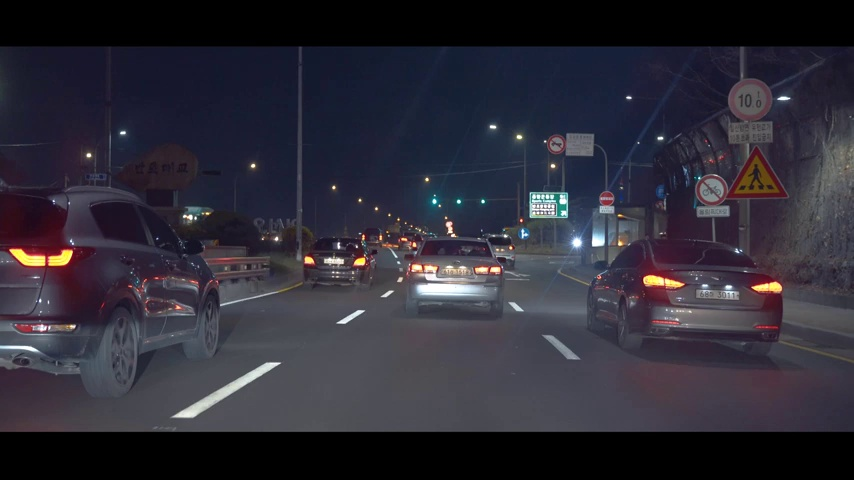
#> input picture aaa.jpg, 854 x 480 px, given in place of Drive.mp4, which was not available
$ jupyter execute --allow-errors '거의다_완성.ipynb'   (older library calls are emulated)   (text cells are left out)
#> lines starting #> are read from the running program, lines starting #| are printed output that depends on the picture; after the words box and inside, x2 and y2 are one past the last pixel; in counts of white or black regions, pixels touching at a corner belong together; pictures that were not available may be replaced by others from this repository, and a replacement may not be noted
[cell 1]
import cv2
import numpy as np

def grayscale(img):
    return cv2.cvtColor(img, cv2.COLOR_RGB2GRAY)

def canny(img, low_threshold, high_threshold):
    return cv2.Canny(img, low_threshold, high_threshold)

def gaussian_blur(img, kernel_size):
    return cv2.GaussianBlur(img, (kernel_size, kernel_size), 0)

def region_of_interest(img, vertices):
    mask = np.zeros_like(img)
    if len(img.shape) > 2:
        channel_count = img.shape[2]
        ignore_mask_color = (255,) * channel_count
    else:
        ignore_mask_color = 255
        cv2.fillPoly(mask, vertices, ignore_mask_color)
        masked_image = cv2.bitwise_and(img, mask)
        return masked_image

def draw_lines(img, lines, color=[255, 0, 0], thickness=5):
    for line in lines:
        for x1, y1, x2, y2 in line:
            cv2.line(img, (x1, y1), (x2, y2), color, thickness)

def hough_lines(img, rho, theta, threshold, min_line_len, max_line_gap):
    lines = cv2.HoughLinesP(img, rho, theta, threshold, np.array([]),
                            minLineLength=min_line_len, maxLineGap=max_line_gap)
    line_img = np.zeros((img.shape[0], img.shape[1], 3), dtype=np.uint8)
    draw_lines(line_img, lines)
    return line_img

def weighted_img(img, initial_img, a=0.8, b=1., c=0.):
    return cv2.addWeighted(initial_img, a, img, b, c)

cap = cv2.VideoCapture("Drive.mp4")
fourcc = cv2.VideoWriter_fourcc(*'mp4v')
out = cv2.VideoWriter('output.mp4', fourcc, 30.0, (int(cap.get(3)), int(cap.get(4))))

while(cap.isOpened()):
    ret, frame = cap.read()
#> frame is the input picture: shape (480, 854, 3); mean B, G, R 55.2, 44.5, 46.6
    if ret:
        # Apply image processing pipeline
        gray = grayscale(frame)
        blur = gaussian_blur(gray, 5)
        edges = canny(blur, 50, 150)
#> in canny, `return cv2.Canny(img, low_threshold, high_threshold)`:
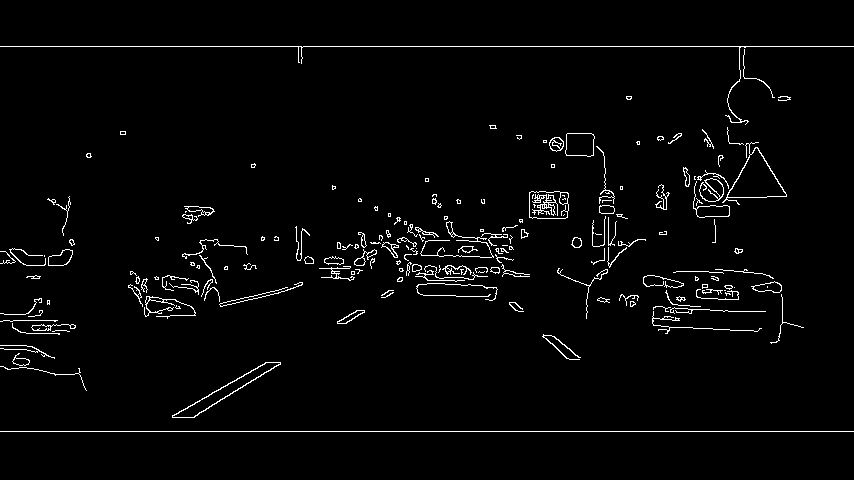
#> returned value: shape (480, 854); 2.5% white in thin lines or dots, all inside (x1, y1, x2, y2) = (0, 46, 854, 432)
        imshape = frame.shape
        vertices = np.array([[(0,imshape[0]),(450, 320), (490, 320), (imshape[1],imshape[0])]], dtype=np.int32)
        masked_edges = region_of_interest(edges, vertices)
#> in region_of_interest, `cv2.fillPoly(mask, vertices, ignore_mask_color)`:
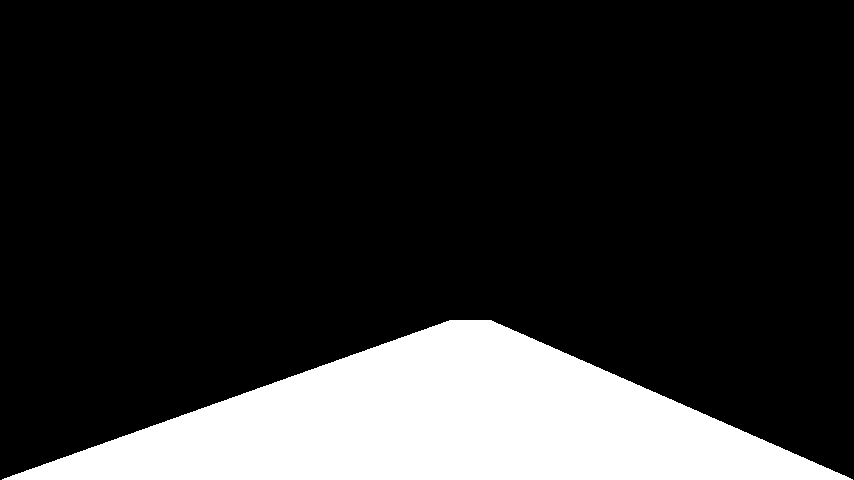
#> mask: shape (480, 854); 17.5% white; 1 white region, box (x1, y1, x2, y2) and area: (2, 320, 853, 480) 71606
#> in region_of_interest, `masked_image = cv2.bitwise_and(img, mask)`:
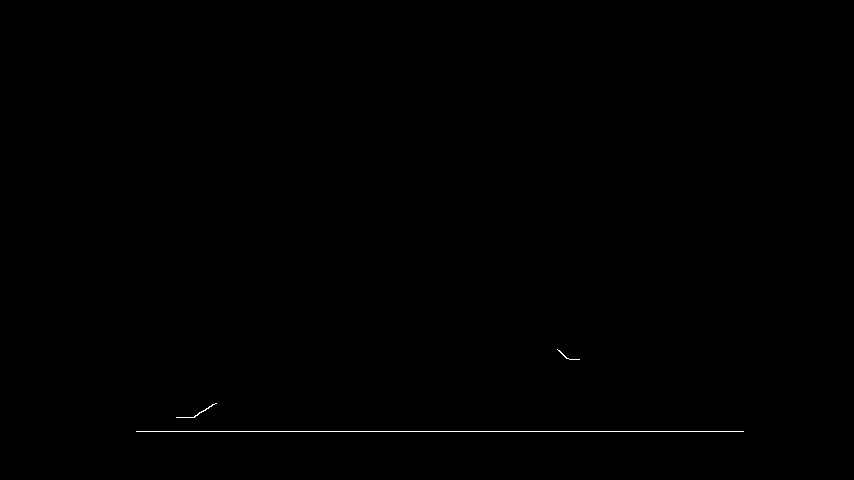
#> masked_image: shape (480, 854); 0.17% white in thin lines or dots, all inside (x1, y1, x2, y2) = (136, 349, 744, 432)
        line_image = hough_lines(masked_edges, 2, np.pi/180, 15, 40, 20)
#> in hough_lines, `lines = cv2.HoughLinesP(img, rho, theta, threshold, np.array([]), minL..`: lines = [[136, 431, 743, 431]]
#> the loop in draw_lines, `for line in lines:` made 1 pass
        result = weighted_img(line_image, frame, 0.8, 1., 0.)
#> in weighted_img, `return cv2.addWeighted(initial_img, a, img, b, c)`:
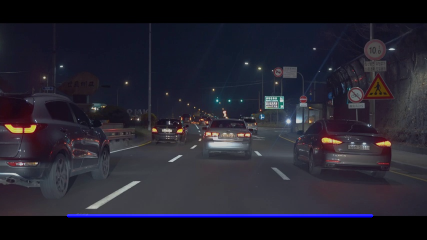
#> returned value: shape (480, 854, 3) (shown at 1/2 size); mean of channels 0, 1, 2 46.5, 35.6, 37.3; drawn as B, G, R

        # Write the processed frame to output video
        out.write(result)

        # Display the result
        cv2.imshow('result', result)

        # Press 'q' to quit
        if cv2.waitKey(1) & 0xFF == ord('q'):
#> (key q is pressed here)
            break

# Release resources
cap.release()
out.release()
cv2.destroyAllWindows()

[cell 2]
# [16 lines left out: function filter_colors, not called in this run]

[cell 3]
import cv2
import numpy as np

def grayscale(img):
    return cv2.cvtColor(img, cv2.COLOR_RGB2GRAY)

def canny(img, low_threshold, high_threshold):
    return cv2.Canny(img, low_threshold, high_threshold)

def gaussian_blur(img, kernel_size):
    return cv2.GaussianBlur(img, (kernel_size, kernel_size), 0)

def region_of_interest(img, vertices):
    mask = np.zeros_like(img)
    if len(img.shape) > 2:
        channel_count = img.shape[2]
        ignore_mask_color = (255,) * channel_count
    else:
        ignore_mask_color = 255
    cv2.fillPoly(mask, vertices, ignore_mask_color)
    masked_image = cv2.bitwise_and(img, mask)
    return masked_image

def draw_lines(img, lines, color=[255, 0, 0], thickness=5):
    for line in lines:
        for x1, y1, x2, y2 in line:
            cv2.line(img, (x1, y1), (x2, y2), color, thickness)

def hough_lines(img, rho, theta, threshold, min_line_len, max_line_gap):
    lines = cv2.HoughLinesP(img, rho, theta, threshold, np.array([]),
                            minLineLength=min_line_len, maxLineGap=max_line_gap)
    return lines

def filter_colors(image):
    # Filter white pixels
    lower_white = np.array([200, 200, 200])
    upper_white = np.array([255, 255, 255])
    white_mask = cv2.inRange(image, lower_white, upper_white)
    white_image = cv2.bitwise_and(image, image, mask=white_mask)

    # Filter yellow pixels
    lower_yellow = np.array([180, 180, 0])
    upper_yellow = np.array([255, 255, 180])
    yellow_mask = cv2.inRange(image, lower_yellow, upper_yellow)
    yellow_image = cv2.bitwise_and(image, image, mask=yellow_mask)

    # Combine the two filtered images
    image2 = cv2.addWeighted(white_image, 1., yellow_image, 1., 0)
    return image2

def process_image(image):
    # Define vertices for the region of interest
    imshape = image.shape

    vertices = np.array([[(0,imshape[0]),(450, 320), (490, 320), (imshape[1]-150,imshape[0])]], dtype=np.int32)

    # Apply color filtering
    filtered_image = filter_colors(image)

    # Convert to grayscale
    gray = grayscale(filtered_image)

    # Apply Gaussian smoothing
    blur = gaussian_blur(gray, kernel_size=5)

    # Apply Canny edge detection
    edges = canny(blur, low_threshold=50, high_threshold=150)
    # Apply region of interest mask
    masked_edges = region_of_interest(edges, vertices)

    # Apply Hough transform to detect lines
    lines = hough_lines(masked_edges, rho=1, theta=np.pi/180, threshold=20, min_line_len=20, max_line_gap=300)

    # Draw lines on original image
    line_image = np.zeros_like(image)
    draw_lines(line_image, lines)
    final_image = cv2.addWeighted(image, 0.8, line_image, 1, 0)

    return final_image

cap = cv2.VideoCapture("Drive.mp4")
#> (the rest of this cell did not finish here and is left out)

#> in filter_colors, `white_mask = cv2.inRange(image, lower_white, upper_white)`:
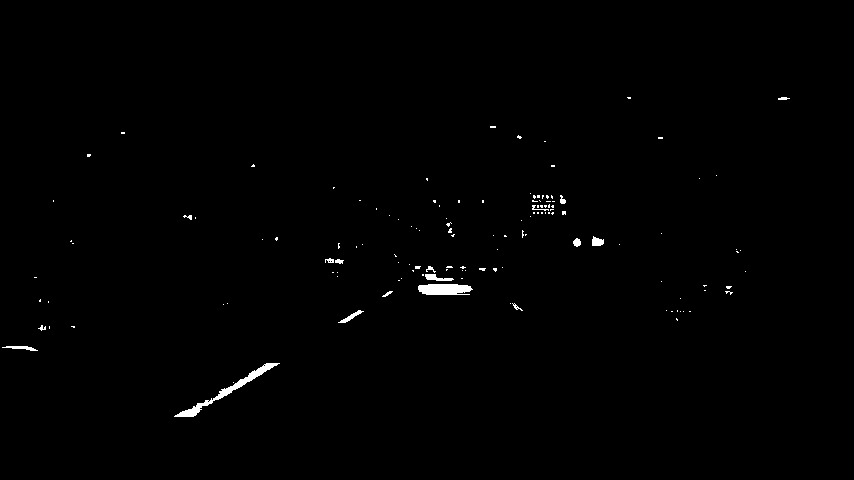
#> white_mask: shape (480, 854); 0.59% white; 132 white regions (115 under 20 px), largest, box (x1, y1, x2, y2) and area: (174, 363, 280, 417) 666, (418, 284, 473, 295) 518, (425, 274, 454, 281) 113
#> in filter_colors, `yellow_mask = cv2.inRange(image, lower_yellow, upper_yellow)`:
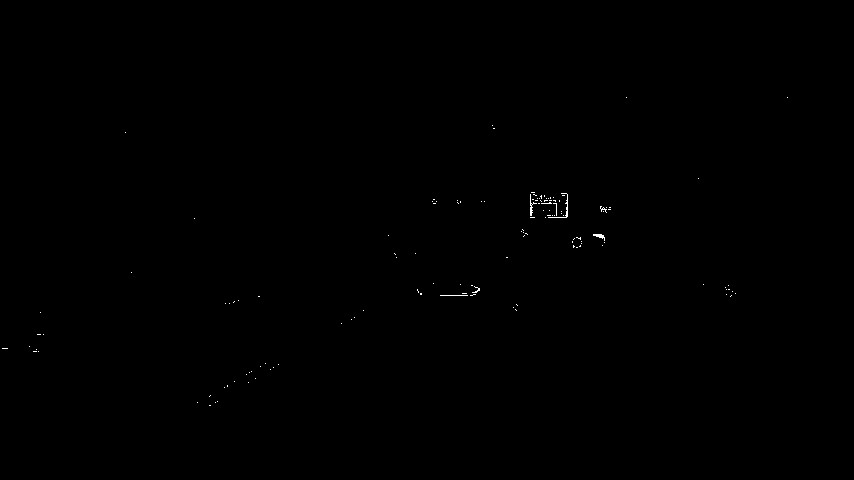
#> yellow_mask: shape (480, 854); 0.11% white in thin lines or dots, all inside (x1, y1, x2, y2) = (2, 97, 788, 406)
#> in canny, `return cv2.Canny(img, low_threshold, high_threshold)`:
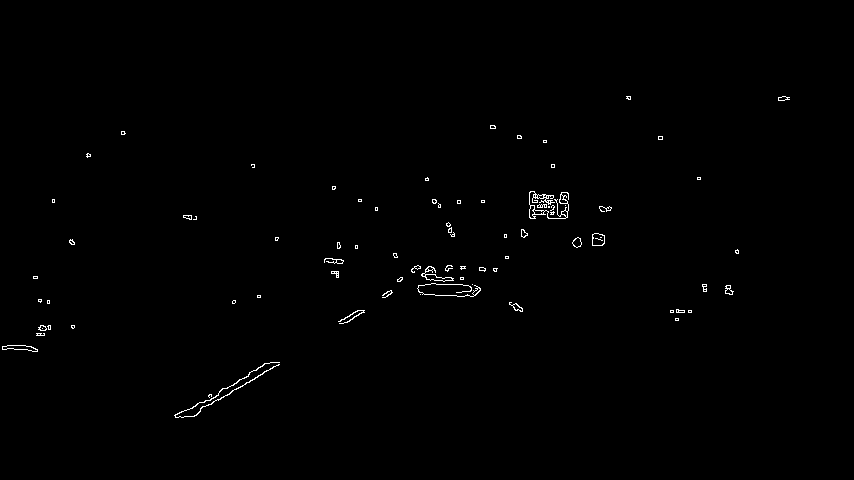
#> returned value: shape (480, 854); 0.54% white in thin lines or dots, all inside (x1, y1, x2, y2) = (2, 96, 790, 418)
#> in region_of_interest, `cv2.fillPoly(mask, vertices, ignore_mask_color)`:
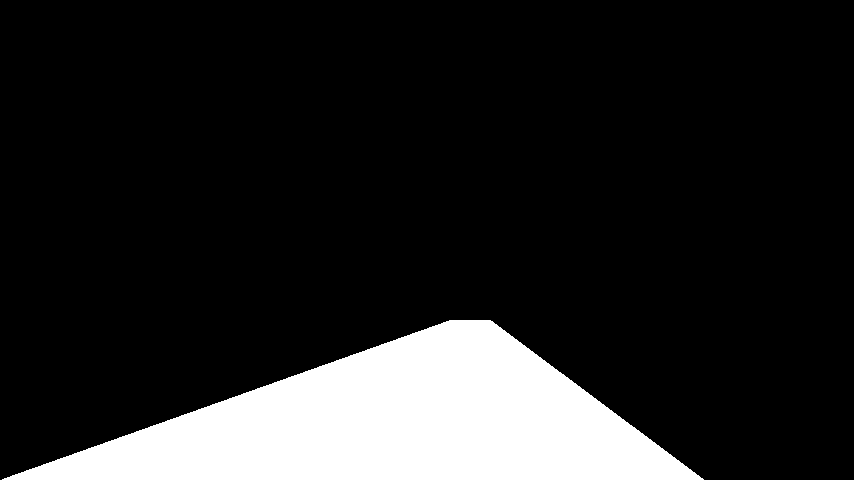
#> mask: shape (480, 854); 14.5% white; 1 white region, box (x1, y1, x2, y2) and area: (2, 320, 704, 480) 59611
#> in region_of_interest, `masked_image = cv2.bitwise_and(img, mask)`:
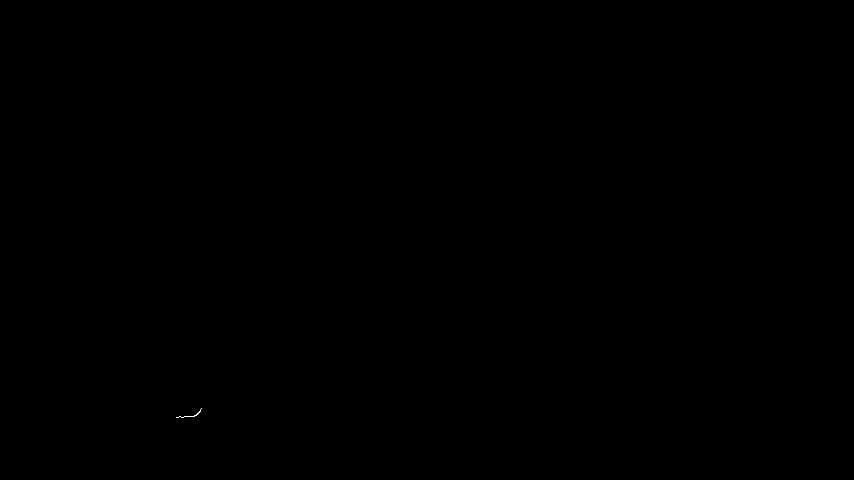
#> masked_image: shape (480, 854); 0.01% white in thin lines or dots, all inside (x1, y1, x2, y2) = (176, 408, 202, 418)
#> in hough_lines, `lines = cv2.HoughLinesP(img, rho, theta, threshold, np.array([]), minL..`: lines = None
#> (the rest of the program and of its run is left out)
